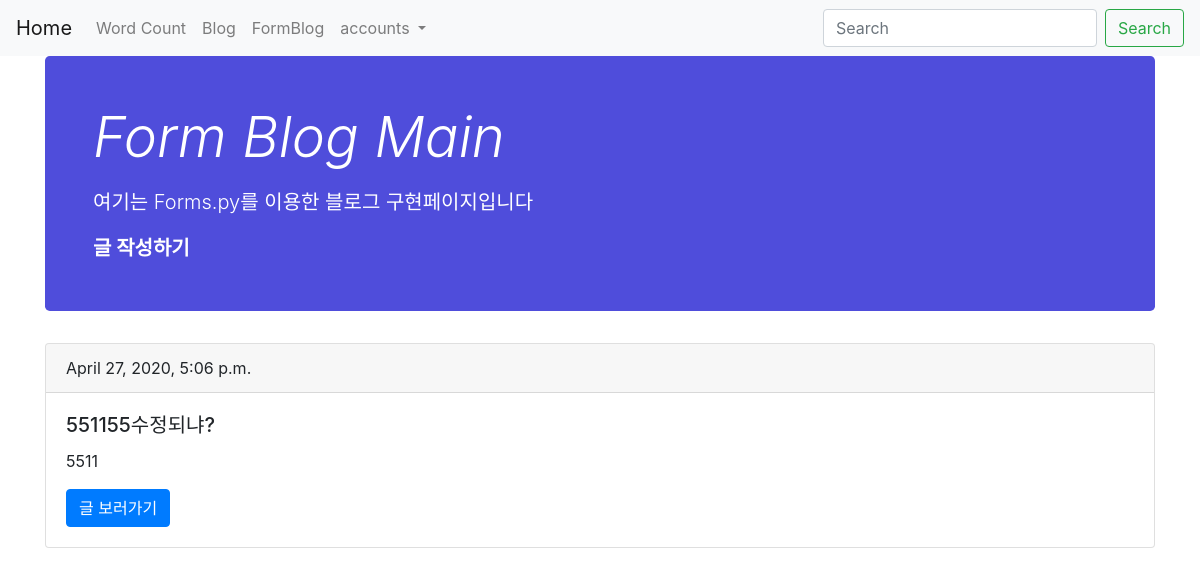
The app's page /formblog/main, older data.
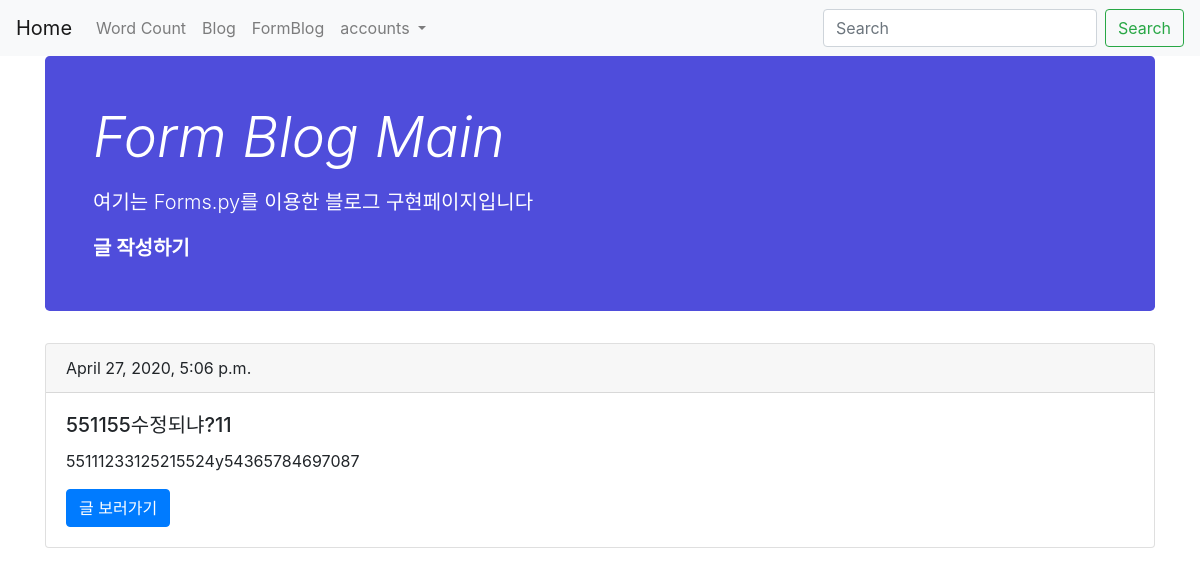
The same page, newer data.
### formblog/models.py (models this page shows, shortened)
class FormBlog(models.Model):
    title =  models.CharField(max_length=200)
    body = models.TextField()
    date = models.DateTimeField(auto_now_add=True)
    def summary(self):
        return self.body[:100]

### formblog/views.py (the view)
# urls.py: path('main', views.FormBlogMain, name = 'fblogmain'),
def FormBlogMain(request):
    blog = FormBlog.objects.all
    return render(request, 'fblogmain.html', {"blogs":blog})

### formblog/templates/fblogmain.html
{%extends 'base.html'%}
{%block content%}
<div class="container">
      <div class="jumbotron p-4 p-md-5 text-white" style="background-color: rgb(79, 77, 219);">
        <div class="col-md-6 px-0">
               <h1 class="display-4 font-italic">Form Blog Main</h1>
               <p class="lead my-3">여기는 Forms.py를 이용한 블로그 구현페이지입니다</p>
               <p class="lead mb-0">
                      <a href="{% url 'fblogcreate' %}"class="text-white font-weight-bold">글 작성하기</a></p>
        </div>
    </div>
    {%for blog in blogs%}
    <div class="card">
        <div class="card-header">
          {{blog.date}}
        </div>
        <div class="card-body">
          <h5 class="card-title">{{blog.title}}</h5>
          <p class="card-text">{{blog.summary}}</p>
          <a href="{% url 'fblogdetail' blog.id %}" class="btn btn-primary">글 보러가기</a>
        </div>
      </div>
    {%endfor%}
</div>
{%endblock%}

Row changes from the older to the newer data that the page shows:
changed FormBlog: title "551155수정되냐?" → "551155수정되냐?11"; summary "5511" → "55111233125215524y54365784697087"
